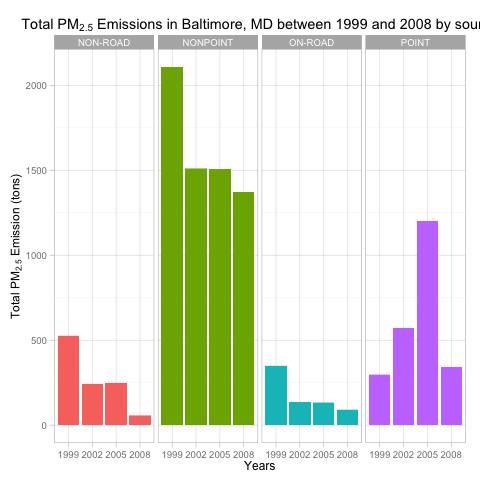

Reproduce this figure in R.
library(ggplot2)
source('getEmissionData.R')

png("plot3.png",width=480,height=480)
ggp <- ggplot(baltimore.data,aes(factor(year),Emissions,fill=type)) +
  geom_bar(stat='identity') +
  theme_light() + 
  guides(fill=F) + #legend is superfluous
  facet_grid(.~type) + #split by type
  labs(x="Years", y=expression("Total PM"[2.5]*" Emission (tons)")) + 
  labs(title=expression("Total PM"[2.5]*" Emissions in Baltimore, MD between 1999 and 2008 by source"))

print(ggp)
dev.off()